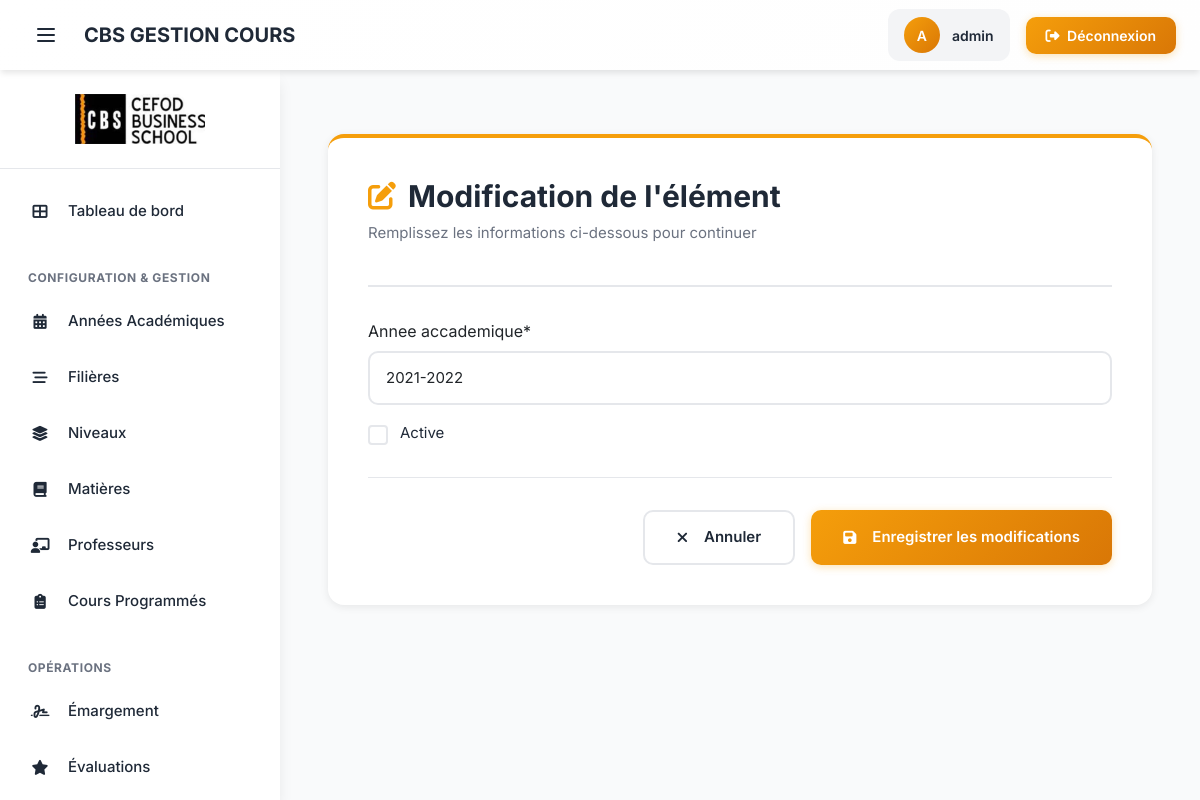
Before: /annees/1/update/ (signed in) with the older database file.
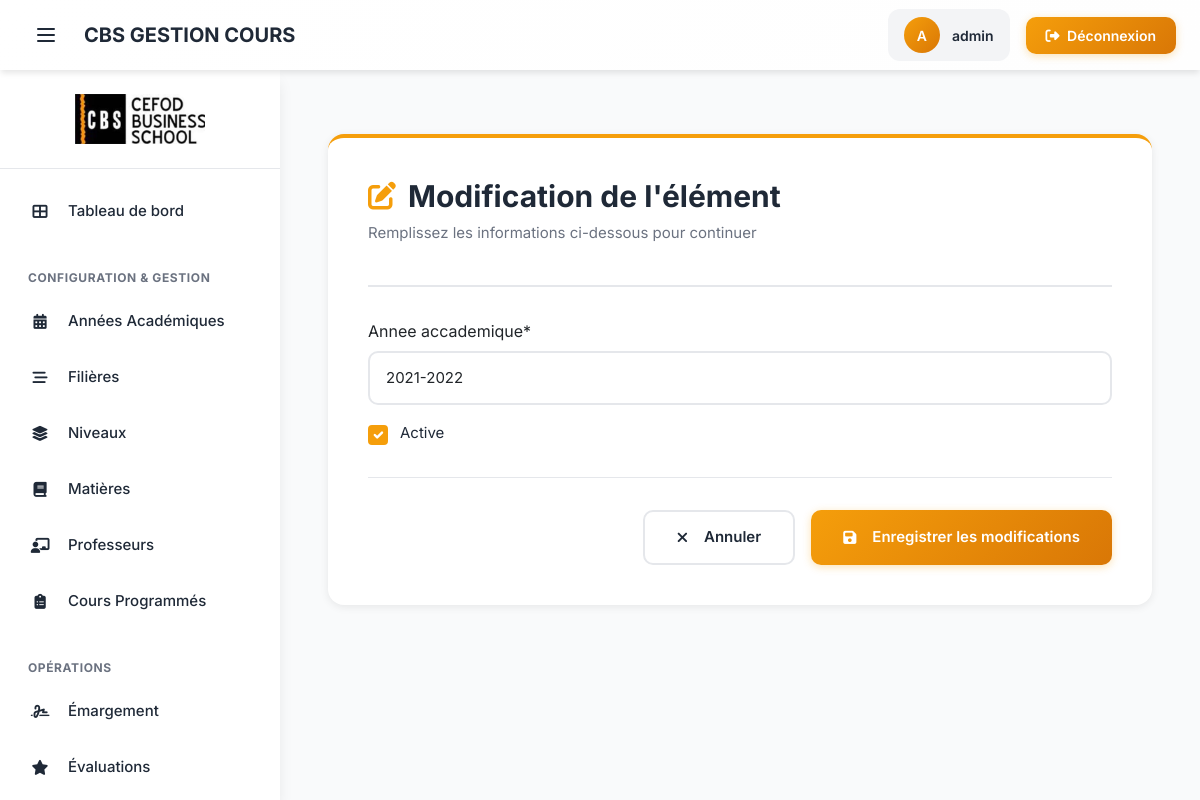
After: the same page with the newer database file.
### gestion_cours/models.py (models this page shows, shortened)
class AnneeAcademique(models.Model):
    annee_accademique = models.CharField(max_length=10, unique=True)
    active = models.BooleanField(default=False)
    class Meta:
        verbose_name_plural = "Années Académiques"

### gestion_cours/views_crud.py (the view, shortened to what this page needs)
# urls.py: path('annees/<int:pk>/update/', views.AnneeAcademiqueUpdateView.as_view(), name='anneeacademique_update'),
class AnneeAcademiqueUpdateView(BaseAPView, UpdateView):
    model = AnneeAcademique
    fields = ['annee_accademique', 'active']
    template_name = 'gestion_cours/form_base.html'
    success_url = reverse_lazy('gestion_cours:anneeacademique_list')

### gestion_cours/mixins.py (called while the page is built)
    def dispatch(self, request, *args, **kwargs):
        is_assistant_peda = request.user.groups.filter(name='Assistant').exists()
        if not request.user.is_authenticated:
            return self.handle_no_permission()
        if not (request.user.is_superuser or is_assistant_peda):
            return redirect('gestion_cours:home')
        return super().dispatch(request, *args, **kwargs)

### gestion_cours/templates/gestion_cours/form_base.html (shortened to what this page needs)
{% extends 'base.html' %}
{% load crispy_forms_tags %}
{% block content %}
<div class="form-container">
    <div class="form-card">
        <div class="form-header">
            <h1 class="form-title">
                <i class="fas fa-edit"></i>
                {% if object %}
                    Modification de l'élément
                {% else %}
                    Ajout d'un nouvel élément
                {% endif %}
            </h1>
            <p class="form-subtitle">
                Remplissez les informations ci-dessous pour continuer
            </p>
        </div>
        <form method="post" action="" enctype="multipart/form-data">
            {{ form|crispy }}
            <div class="form-actions">
                <a href="{% url 'gestion_cours:home' %}" class="btn btn-secondary">
                    <i class="fas fa-times me-2"></i>Annuler
                </a>
                <button type="submit" class="btn btn-primary">
                    <i class="fas fa-save me-2"></i>
                    {% if object %}Enregistrer les modifications{% else %}Ajouter{% endif %}
                </button>
            </div>
        </form>
    </div>
</div>
{% endblock %}

Changed rows visible on the page:
changed AnneeAcademique: active "☐" → "☑"
